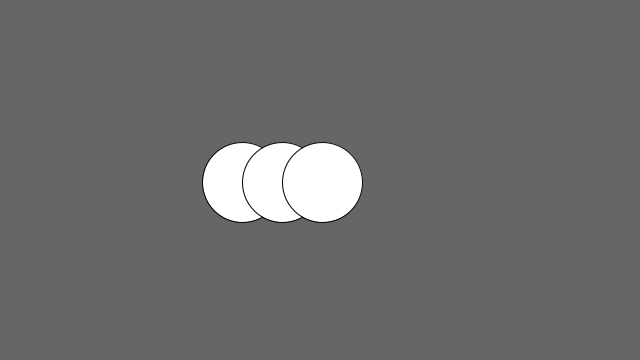
Frame 1 (no input)
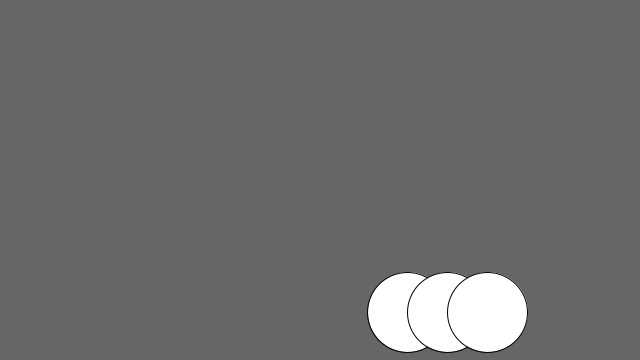
Frame 60 (the mouse pressed at the canvas centre just before this capture)
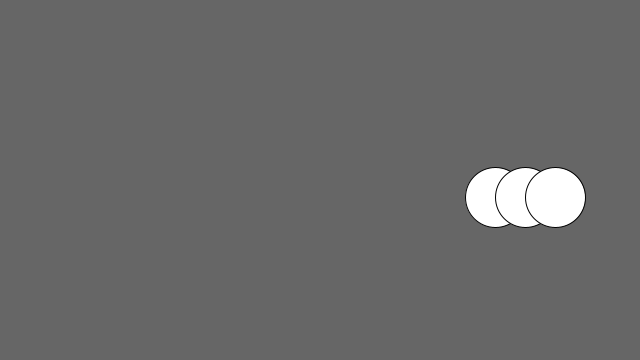
Frame 120 (the mouse held since frame 60 and released just before this capture)

The Processing sketch that drew these frames (run headless with seeded random() and noise(); from frame 60 on, the mouse is pressed at the canvas centre):

// Processing sketch: processing_185535
// ── processing_185535.pde

//For this weeks assignment, I decided to figure out how to do problem #7 from the test since I wasn't able to attempt it at all last Thursday.

int rad = 40;        
float xpos, ypos;        

float xspeed = 2.8;  
float yspeed = 2.2;  

int xdirection = 1;  
int ydirection = 1;  


void setup() 
{
  size(640, 360);
  noStroke();
  frameRate(30);
  ellipseMode(RADIUS);
  
  xpos = width/2;
  ypos = height/2;
}

void draw() 
{
  background(102);
  
  
  xpos = xpos + ( xspeed * xdirection );
  ypos = ypos + ( yspeed * ydirection );
  
 
  if (xpos > width-rad || xpos < rad+50) { //By trial and error, I figured out that +50 was the right amount of buffer I needed for the ellipse to properly bounce off the left wall.
    xdirection *= -1;
    rad-=5; // Added lines so that the ellipses get smaller everytime they bounce off the wall
  }
  if (ypos > height-rad || ypos < rad) {
    ydirection *= -1;
    rad-=5;
  }

// This for loop represents something I struggled with on number 8 as well. 
// I was able to get the over all function on number 8, but I could not figure out how to write a loop which allows me to only write the ellipse () code once. 

  for(int i=0; i<3; i++) {
  float ref= xpos + (i*rad)-(2*rad);
  stroke(1);
  ellipse(ref, ypos, rad, rad);
  }
}
